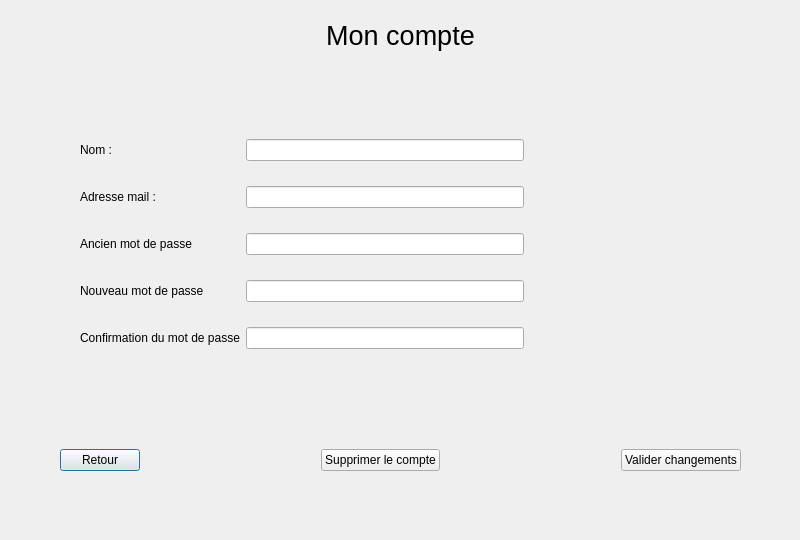
<?xml version="1.0" encoding="UTF-8"?>
<ui version="4.0">
 <class>CompteUtilisateurFen</class>
 <widget class="QDialog" name="CompteUtilisateurFen">
  <property name="geometry">
   <rect>
    <x>0</x>
    <y>0</y>
    <width>800</width>
    <height>540</height>
   </rect>
  </property>
  <property name="windowTitle">
   <string>Dialog</string>
  </property>
  <widget class="QWidget" name="layoutWidget">
   <property name="geometry">
    <rect>
     <x>0</x>
     <y>0</y>
     <width>801</width>
     <height>71</height>
    </rect>
   </property>
   <layout class="QHBoxLayout" name="horizontalLayout">
    <item>
     <spacer name="horizontalSpacer_2">
      <property name="orientation">
       <enum>Qt::Horizontal</enum>
      </property>
      <property name="sizeHint" stdset="0">
       <size>
        <width>40</width>
        <height>20</height>
       </size>
      </property>
     </spacer>
    </item>
    <item>
     <widget class="QLabel" name="label">
      <property name="font">
       <font>
        <pointsize>20</pointsize>
       </font>
      </property>
      <property name="text">
       <string>Mon compte</string>
      </property>
      <property name="alignment">
       <set>Qt::AlignCenter</set>
      </property>
     </widget>
    </item>
    <item>
     <spacer name="horizontalSpacer">
      <property name="orientation">
       <enum>Qt::Horizontal</enum>
      </property>
      <property name="sizeHint" stdset="0">
       <size>
        <width>40</width>
        <height>20</height>
       </size>
      </property>
     </spacer>
    </item>
   </layout>
  </widget>
  <widget class="QWidget" name="gridLayoutWidget">
   <property name="geometry">
    <rect>
     <x>0</x>
     <y>120</y>
     <width>801</width>
     <height>251</height>
    </rect>
   </property>
   <layout class="QGridLayout" name="gridLayout_2">
    <item row="1" column="1">
     <widget class="QLabel" name="mail">
      <property name="text">
       <string>Adresse mail :</string>
      </property>
     </widget>
    </item>
    <item row="0" column="0">
     <spacer name="horizontalSpacer_3">
      <property name="orientation">
       <enum>Qt::Horizontal</enum>
      </property>
      <property name="sizeType">
       <enum>QSizePolicy::Fixed</enum>
      </property>
      <property name="sizeHint" stdset="0">
       <size>
        <width>80</width>
        <height>20</height>
       </size>
      </property>
     </spacer>
    </item>
    <item row="0" column="2">
     <widget class="QLineEdit" name="nomChamps"/>
    </item>
    <item row="0" column="1">
     <widget class="QLabel" name="nomCompte">
      <property name="text">
       <string>Nom :</string>
      </property>
     </widget>
    </item>
    <item row="1" column="2">
     <widget class="QLineEdit" name="mailChamps"/>
    </item>
    <item row="0" column="3">
     <spacer name="horizontalSpacer_4">
      <property name="orientation">
       <enum>Qt::Horizontal</enum>
      </property>
      <property name="sizeHint" stdset="0">
       <size>
        <width>60</width>
        <height>20</height>
       </size>
      </property>
     </spacer>
    </item>
    <item row="2" column="1">
     <widget class="QLabel" name="nomCompte_2">
      <property name="text">
       <string>Ancien mot de passe</string>
      </property>
     </widget>
    </item>
    <item row="3" column="1">
     <widget class="QLabel" name="nomCompte_4">
      <property name="text">
       <string>Nouveau mot de passe</string>
      </property>
     </widget>
    </item>
    <item row="2" column="2">
     <widget class="QLineEdit" name="ancienMdpChamps">
      <property name="echoMode">
       <enum>QLineEdit::Password</enum>
      </property>
     </widget>
    </item>
    <item row="4" column="2">
     <widget class="QLineEdit" name="confirmationNouveauMDp">
      <property name="echoMode">
       <enum>QLineEdit::Password</enum>
      </property>
     </widget>
    </item>
    <item row="4" column="1">
     <widget class="QLabel" name="nomCompte_3">
      <property name="text">
       <string>Confirmation du mot de passe</string>
      </property>
     </widget>
    </item>
    <item row="3" column="2">
     <widget class="QLineEdit" name="nouveauMdpChamps">
      <property name="echoMode">
       <enum>QLineEdit::Password</enum>
      </property>
     </widget>
    </item>
   </layout>
  </widget>
  <widget class="QWidget" name="horizontalLayoutWidget">
   <property name="geometry">
    <rect>
     <x>0</x>
     <y>420</y>
     <width>801</width>
     <height>80</height>
    </rect>
   </property>
   <layout class="QHBoxLayout" name="horizontalLayout_2">
    <item>
     <spacer name="horizontalSpacer_6">
      <property name="orientation">
       <enum>Qt::Horizontal</enum>
      </property>
      <property name="sizeType">
       <enum>QSizePolicy::Fixed</enum>
      </property>
      <property name="sizeHint" stdset="0">
       <size>
        <width>60</width>
        <height>20</height>
       </size>
      </property>
     </spacer>
    </item>
    <item>
     <widget class="QPushButton" name="retour">
      <property name="text">
       <string>Retour</string>
      </property>
     </widget>
    </item>
    <item>
     <spacer name="horizontalSpacer_8">
      <property name="orientation">
       <enum>Qt::Horizontal</enum>
      </property>
      <property name="sizeHint" stdset="0">
       <size>
        <width>40</width>
        <height>20</height>
       </size>
      </property>
     </spacer>
    </item>
    <item>
     <widget class="QPushButton" name="supprimer">
      <property name="text">
       <string>Supprimer le compte</string>
      </property>
     </widget>
    </item>
    <item>
     <spacer name="horizontalSpacer_5">
      <property name="orientation">
       <enum>Qt::Horizontal</enum>
      </property>
      <property name="sizeHint" stdset="0">
       <size>
        <width>40</width>
        <height>20</height>
       </size>
      </property>
     </spacer>
    </item>
    <item>
     <widget class="QPushButton" name="enregistrer">
      <property name="text">
       <string>Valider changements</string>
      </property>
     </widget>
    </item>
    <item>
     <spacer name="horizontalSpacer_7">
      <property name="orientation">
       <enum>Qt::Horizontal</enum>
      </property>
      <property name="sizeType">
       <enum>QSizePolicy::Fixed</enum>
      </property>
      <property name="sizeHint" stdset="0">
       <size>
        <width>60</width>
        <height>0</height>
       </size>
      </property>
     </spacer>
    </item>
   </layout>
  </widget>
 </widget>
 <resources/>
 <connections/>
</ui>
